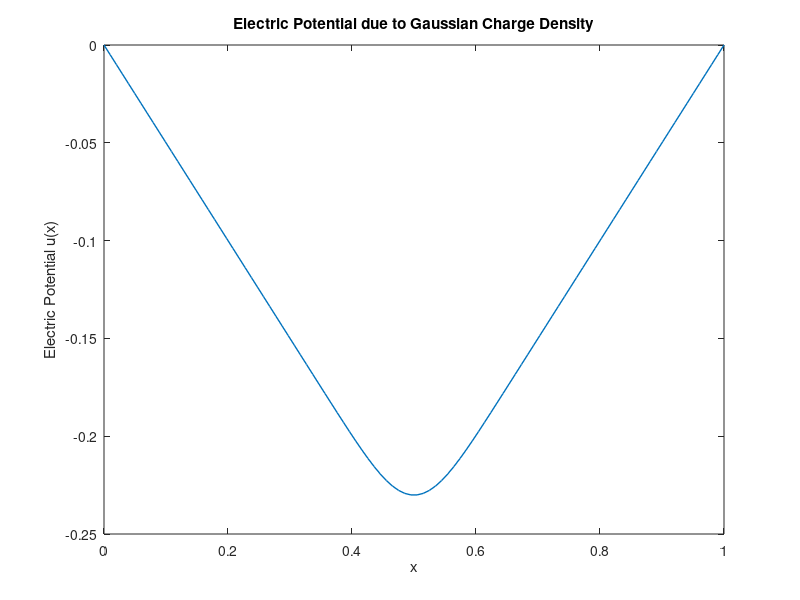

Write MATLAB code to recreate this figure.
% Problem 3b: Approximate Electric Potential u(x)

% Variables
n = 100;                     % Number of internal points
h = 1 / (n + 1);             % Step size
x = linspace(0, 1, n + 2);   % Grid points (including boundaries)
mu = 0.5;                    % Mean of Gaussian
sigma = 0.05;                % Standard deviation of Gaussian

% Gaussian charge density
q = (1 / (sigma * sqrt(2 * pi))) * exp(-(x - mu).^2 / (2 * sigma^2));
q = q(2:end-1); % Remove boundary values

e = ones(n, 1);
A = spdiags([e -2*e e], -1:1, n, n) / h^2;
u = A \ q';

% Add boundary conditions
u = [0; u; 0]; % u(0) = u(1) = 0

% Plotting
figure;
plot(x, u, 'LineWidth', 1.0);
xlabel('x');
ylabel('Electric Potential u(x)');
title('Electric Potential due to Gaussian Charge Density');